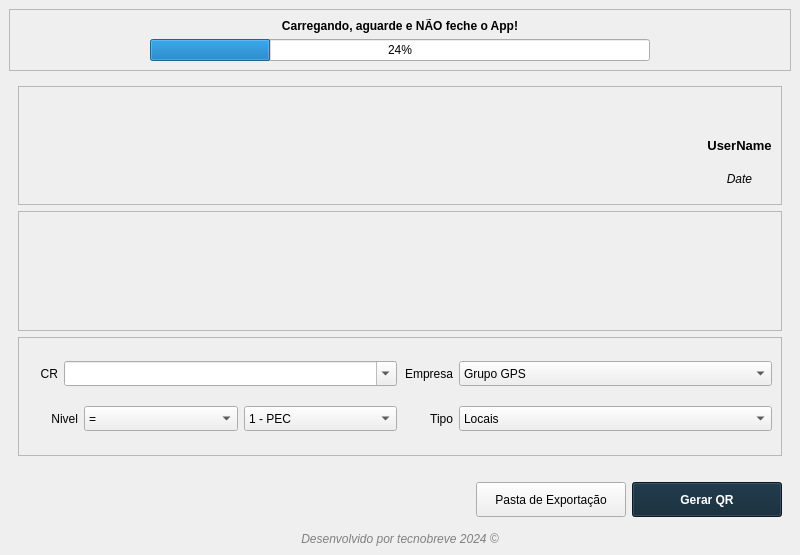
<?xml version="1.0" encoding="UTF-8"?>
<ui version="4.0">
 <class>MainWindow</class>
 <widget class="QMainWindow" name="MainWindow">
  <property name="geometry">
   <rect>
    <x>0</x>
    <y>0</y>
    <width>800</width>
    <height>555</height>
   </rect>
  </property>
  <property name="minimumSize">
   <size>
    <width>800</width>
    <height>555</height>
   </size>
  </property>
  <property name="maximumSize">
   <size>
    <width>800</width>
    <height>555</height>
   </size>
  </property>
  <property name="windowTitle">
   <string>Gerador QR</string>
  </property>
  <property name="windowIcon">
   <iconset>
    <normaloff>../img/Qr Code.png</normaloff>../img/Qr Code.png</iconset>
  </property>
  <widget class="QWidget" name="centralwidget">
   <layout class="QVBoxLayout" name="verticalLayout_2">
    <item>
     <widget class="QFrame" name="fmPg">
      <property name="frameShape">
       <enum>QFrame::StyledPanel</enum>
      </property>
      <property name="frameShadow">
       <enum>QFrame::Raised</enum>
      </property>
      <layout class="QVBoxLayout" name="verticalLayout_6">
       <item>
        <widget class="QLabel" name="label_9">
         <property name="font">
          <font>
           <weight>75</weight>
           <bold>true</bold>
          </font>
         </property>
         <property name="text">
          <string>Carregando, aguarde e NÃO feche o App!</string>
         </property>
         <property name="alignment">
          <set>Qt::AlignCenter</set>
         </property>
        </widget>
       </item>
       <item alignment="Qt::AlignHCenter">
        <widget class="QProgressBar" name="pg">
         <property name="minimumSize">
          <size>
           <width>500</width>
           <height>0</height>
          </size>
         </property>
         <property name="maximumSize">
          <size>
           <width>500</width>
           <height>16777215</height>
          </size>
         </property>
         <property name="value">
          <number>24</number>
         </property>
        </widget>
       </item>
      </layout>
     </widget>
    </item>
    <item>
     <widget class="QStackedWidget" name="pages">
      <property name="currentIndex">
       <number>1</number>
      </property>
      <widget class="QWidget" name="login">
       <layout class="QHBoxLayout" name="horizontalLayout_3">
        <item>
         <widget class="QFrame" name="frame_2">
          <property name="frameShape">
           <enum>QFrame::StyledPanel</enum>
          </property>
          <property name="frameShadow">
           <enum>QFrame::Raised</enum>
          </property>
          <layout class="QHBoxLayout" name="horizontalLayout_2">
           <item>
            <widget class="QPushButton" name="pushButton">
             <property name="focusPolicy">
              <enum>Qt::NoFocus</enum>
             </property>
             <property name="styleSheet">
              <string notr="true">border: none;
background: none;</string>
             </property>
             <property name="text">
              <string/>
             </property>
             <property name="icon">
              <iconset>
               <normaloff>../img/3d-casual-life-scanning-qr-code.png</normaloff>../img/3d-casual-life-scanning-qr-code.png</iconset>
             </property>
             <property name="iconSize">
              <size>
               <width>300</width>
               <height>300</height>
              </size>
             </property>
            </widget>
           </item>
          </layout>
         </widget>
        </item>
        <item>
         <widget class="QFrame" name="frame">
          <property name="maximumSize">
           <size>
            <width>370</width>
            <height>16777215</height>
           </size>
          </property>
          <property name="frameShape">
           <enum>QFrame::StyledPanel</enum>
          </property>
          <property name="frameShadow">
           <enum>QFrame::Raised</enum>
          </property>
          <layout class="QVBoxLayout" name="verticalLayout">
           <item>
            <spacer name="verticalSpacer">
             <property name="orientation">
              <enum>Qt::Vertical</enum>
             </property>
             <property name="sizeHint" stdset="0">
              <size>
               <width>20</width>
               <height>119</height>
              </size>
             </property>
            </spacer>
           </item>
           <item>
            <widget class="QLabel" name="label_3">
             <property name="text">
              <string>Server</string>
             </property>
            </widget>
           </item>
           <item>
            <widget class="QLineEdit" name="server">
             <property name="minimumSize">
              <size>
               <width>0</width>
               <height>30</height>
              </size>
             </property>
             <property name="maximumSize">
              <size>
               <width>16777215</width>
               <height>30</height>
              </size>
             </property>
             <property name="text">
              <string>10.56.6.56</string>
             </property>
            </widget>
           </item>
           <item>
            <widget class="QLabel" name="label">
             <property name="text">
              <string>Username</string>
             </property>
            </widget>
           </item>
           <item>
            <widget class="QLineEdit" name="user">
             <property name="minimumSize">
              <size>
               <width>0</width>
               <height>30</height>
              </size>
             </property>
             <property name="maximumSize">
              <size>
               <width>16777215</width>
               <height>30</height>
              </size>
             </property>
            </widget>
           </item>
           <item>
            <widget class="QLabel" name="label_2">
             <property name="text">
              <string>Password</string>
             </property>
            </widget>
           </item>
           <item>
            <widget class="QLineEdit" name="pwd">
             <property name="minimumSize">
              <size>
               <width>0</width>
               <height>30</height>
              </size>
             </property>
             <property name="maximumSize">
              <size>
               <width>16777215</width>
               <height>30</height>
              </size>
             </property>
             <property name="echoMode">
              <enum>QLineEdit::PasswordEchoOnEdit</enum>
             </property>
            </widget>
           </item>
           <item>
            <spacer name="verticalSpacer_3">
             <property name="orientation">
              <enum>Qt::Vertical</enum>
             </property>
             <property name="sizeType">
              <enum>QSizePolicy::Fixed</enum>
             </property>
             <property name="sizeHint" stdset="0">
              <size>
               <width>20</width>
               <height>20</height>
              </size>
             </property>
            </spacer>
           </item>
           <item>
            <widget class="QCheckBox" name="salvar">
             <property name="text">
              <string>Salvar Usuário</string>
             </property>
            </widget>
           </item>
           <item>
            <widget class="QPushButton" name="btnLogin">
             <property name="minimumSize">
              <size>
               <width>0</width>
               <height>30</height>
              </size>
             </property>
             <property name="maximumSize">
              <size>
               <width>16777215</width>
               <height>30</height>
              </size>
             </property>
             <property name="font">
              <font>
               <family>Malgun Gothic Semilight</family>
               <pointsize>10</pointsize>
               <weight>75</weight>
               <bold>true</bold>
              </font>
             </property>
             <property name="cursor">
              <cursorShape>PointingHandCursor</cursorShape>
             </property>
             <property name="text">
              <string>Logar</string>
             </property>
             <property name="shortcut">
              <string>Return</string>
             </property>
            </widget>
           </item>
           <item>
            <spacer name="verticalSpacer_2">
             <property name="orientation">
              <enum>Qt::Vertical</enum>
             </property>
             <property name="sizeHint" stdset="0">
              <size>
               <width>20</width>
               <height>118</height>
              </size>
             </property>
            </spacer>
           </item>
          </layout>
         </widget>
        </item>
       </layout>
      </widget>
      <widget class="QWidget" name="main">
       <layout class="QVBoxLayout" name="verticalLayout_3">
        <item>
         <widget class="QFrame" name="frame_4">
          <property name="minimumSize">
           <size>
            <width>0</width>
            <height>100</height>
           </size>
          </property>
          <property name="frameShape">
           <enum>QFrame::StyledPanel</enum>
          </property>
          <property name="frameShadow">
           <enum>QFrame::Raised</enum>
          </property>
          <layout class="QHBoxLayout" name="horizontalLayout_8">
           <item alignment="Qt::AlignTop">
            <widget class="QLabel" name="label_10">
             <property name="minimumSize">
              <size>
               <width>200</width>
               <height>50</height>
              </size>
             </property>
             <property name="maximumSize">
              <size>
               <width>0</width>
               <height>0</height>
              </size>
             </property>
             <property name="text">
              <string/>
             </property>
             <property name="pixmap">
              <pixmap>../../../../../Pictures/Grupo GPS/ggps_vista-removebg-preview.png</pixmap>
             </property>
             <property name="scaledContents">
              <bool>false</bool>
             </property>
            </widget>
           </item>
           <item>
            <spacer name="horizontalSpacer_2">
             <property name="orientation">
              <enum>Qt::Horizontal</enum>
             </property>
             <property name="sizeHint" stdset="0">
              <size>
               <width>463</width>
               <height>20</height>
              </size>
             </property>
            </spacer>
           </item>
           <item>
            <layout class="QVBoxLayout" name="verticalLayout_4">
             <property name="spacing">
              <number>0</number>
             </property>
             <item>
              <widget class="QLabel" name="label_8">
               <property name="text">
                <string/>
               </property>
               <property name="pixmap">
                <pixmap>../img/User.png</pixmap>
               </property>
               <property name="scaledContents">
                <bool>false</bool>
               </property>
               <property name="alignment">
                <set>Qt::AlignCenter</set>
               </property>
              </widget>
             </item>
             <item>
              <widget class="QLabel" name="username">
               <property name="font">
                <font>
                 <pointsize>10</pointsize>
                 <weight>75</weight>
                 <bold>true</bold>
                </font>
               </property>
               <property name="text">
                <string>UserName</string>
               </property>
               <property name="alignment">
                <set>Qt::AlignCenter</set>
               </property>
              </widget>
             </item>
             <item>
              <widget class="QLabel" name="dateuser">
               <property name="font">
                <font>
                 <italic>true</italic>
                </font>
               </property>
               <property name="text">
                <string>Date</string>
               </property>
               <property name="alignment">
                <set>Qt::AlignCenter</set>
               </property>
              </widget>
             </item>
            </layout>
           </item>
          </layout>
         </widget>
        </item>
        <item>
         <widget class="QFrame" name="frame_5">
          <property name="frameShape">
           <enum>QFrame::StyledPanel</enum>
          </property>
          <property name="frameShadow">
           <enum>QFrame::Raised</enum>
          </property>
          <layout class="QVBoxLayout" name="verticalLayout_5">
           <item>
            <widget class="QPushButton" name="qr">
             <property name="focusPolicy">
              <enum>Qt::NoFocus</enum>
             </property>
             <property name="contextMenuPolicy">
              <enum>Qt::NoContextMenu</enum>
             </property>
             <property name="styleSheet">
              <string notr="true">QPushButton{
	background: none;
	border: none;
}</string>
             </property>
             <property name="text">
              <string/>
             </property>
             <property name="icon">
              <iconset>
               <normaloff>../cores/modeloAzul.png</normaloff>../cores/modeloAzul.png</iconset>
             </property>
             <property name="iconSize">
              <size>
               <width>300</width>
               <height>300</height>
              </size>
             </property>
             <property name="flat">
              <bool>false</bool>
             </property>
            </widget>
           </item>
          </layout>
         </widget>
        </item>
        <item>
         <widget class="QFrame" name="frame_3">
          <property name="frameShape">
           <enum>QFrame::StyledPanel</enum>
          </property>
          <property name="frameShadow">
           <enum>QFrame::Raised</enum>
          </property>
          <layout class="QGridLayout" name="gridLayout">
           <item row="1" column="1">
            <layout class="QHBoxLayout" name="horizontalLayout_7">
             <item>
              <widget class="QLabel" name="label_7">
               <property name="maximumSize">
                <size>
                 <width>50</width>
                 <height>16777215</height>
                </size>
               </property>
               <property name="text">
                <string>Tipo</string>
               </property>
               <property name="alignment">
                <set>Qt::AlignRight|Qt::AlignTrailing|Qt::AlignVCenter</set>
               </property>
              </widget>
             </item>
             <item>
              <widget class="QComboBox" name="tipo">
               <property name="minimumSize">
                <size>
                 <width>0</width>
                 <height>25</height>
                </size>
               </property>
               <item>
                <property name="text">
                 <string>Locais</string>
                </property>
               </item>
               <item>
                <property name="text">
                 <string>Ativos</string>
                </property>
               </item>
               <item>
                <property name="text">
                 <string>Ambos</string>
                </property>
               </item>
              </widget>
             </item>
            </layout>
           </item>
           <item row="0" column="1">
            <layout class="QHBoxLayout" name="horizontalLayout_6">
             <item>
              <widget class="QLabel" name="label_6">
               <property name="maximumSize">
                <size>
                 <width>50</width>
                 <height>16777215</height>
                </size>
               </property>
               <property name="text">
                <string>Empresa</string>
               </property>
               <property name="alignment">
                <set>Qt::AlignRight|Qt::AlignTrailing|Qt::AlignVCenter</set>
               </property>
              </widget>
             </item>
             <item>
              <widget class="QComboBox" name="empresa">
               <property name="minimumSize">
                <size>
                 <width>0</width>
                 <height>25</height>
                </size>
               </property>
               <item>
                <property name="text">
                 <string>Grupo GPS</string>
                </property>
               </item>
               <item>
                <property name="text">
                 <string>Poliservice</string>
                </property>
               </item>
               <item>
                <property name="text">
                 <string>In Haus</string>
                </property>
               </item>
               <item>
                <property name="text">
                 <string>Topservice</string>
                </property>
               </item>
              </widget>
             </item>
            </layout>
           </item>
           <item row="0" column="0">
            <layout class="QHBoxLayout" name="horizontalLayout">
             <item>
              <widget class="QLabel" name="label_4">
               <property name="maximumSize">
                <size>
                 <width>30</width>
                 <height>16777215</height>
                </size>
               </property>
               <property name="text">
                <string>CR</string>
               </property>
               <property name="alignment">
                <set>Qt::AlignRight|Qt::AlignTrailing|Qt::AlignVCenter</set>
               </property>
              </widget>
             </item>
             <item>
              <widget class="QComboBox" name="cr">
               <property name="minimumSize">
                <size>
                 <width>0</width>
                 <height>25</height>
                </size>
               </property>
               <property name="editable">
                <bool>true</bool>
               </property>
              </widget>
             </item>
            </layout>
           </item>
           <item row="1" column="0">
            <layout class="QHBoxLayout" name="horizontalLayout_5">
             <item>
              <widget class="QLabel" name="label_5">
               <property name="maximumSize">
                <size>
                 <width>50</width>
                 <height>16777215</height>
                </size>
               </property>
               <property name="text">
                <string>Nivel</string>
               </property>
               <property name="alignment">
                <set>Qt::AlignRight|Qt::AlignTrailing|Qt::AlignVCenter</set>
               </property>
              </widget>
             </item>
             <item>
              <widget class="QComboBox" name="op_nivel">
               <property name="minimumSize">
                <size>
                 <width>0</width>
                 <height>25</height>
                </size>
               </property>
               <item>
                <property name="text">
                 <string>=</string>
                </property>
               </item>
               <item>
                <property name="text">
                 <string>&lt;&gt;</string>
                </property>
               </item>
               <item>
                <property name="text">
                 <string>&gt;=</string>
                </property>
               </item>
               <item>
                <property name="text">
                 <string>&lt;=</string>
                </property>
               </item>
              </widget>
             </item>
             <item>
              <widget class="QComboBox" name="nivel">
               <property name="minimumSize">
                <size>
                 <width>0</width>
                 <height>25</height>
                </size>
               </property>
               <item>
                <property name="text">
                 <string>1 - PEC</string>
                </property>
               </item>
               <item>
                <property name="text">
                 <string>2 - Grupo de Cliente</string>
                </property>
               </item>
               <item>
                <property name="text">
                 <string>3 - CR</string>
                </property>
               </item>
               <item>
                <property name="text">
                 <string>4</string>
                </property>
               </item>
               <item>
                <property name="text">
                 <string>5</string>
                </property>
               </item>
               <item>
                <property name="text">
                 <string>6</string>
                </property>
               </item>
               <item>
                <property name="text">
                 <string>7</string>
                </property>
               </item>
               <item>
                <property name="text">
                 <string>8</string>
                </property>
               </item>
               <item>
                <property name="text">
                 <string>9</string>
                </property>
               </item>
               <item>
                <property name="text">
                 <string>10</string>
                </property>
               </item>
              </widget>
             </item>
            </layout>
           </item>
          </layout>
         </widget>
        </item>
        <item>
         <spacer name="horizontalSpacer_3">
          <property name="orientation">
           <enum>Qt::Vertical</enum>
          </property>
          <property name="sizeType">
           <enum>QSizePolicy::Fixed</enum>
          </property>
          <property name="sizeHint" stdset="0">
           <size>
            <width>20</width>
            <height>20</height>
           </size>
          </property>
         </spacer>
        </item>
        <item>
         <layout class="QHBoxLayout" name="horizontalLayout_4">
          <item>
           <spacer name="horizontalSpacer">
            <property name="orientation">
             <enum>Qt::Horizontal</enum>
            </property>
            <property name="sizeHint" stdset="0">
             <size>
              <width>40</width>
              <height>20</height>
             </size>
            </property>
           </spacer>
          </item>
          <item>
           <widget class="QPushButton" name="btnPasta">
            <property name="minimumSize">
             <size>
              <width>150</width>
              <height>35</height>
             </size>
            </property>
            <property name="maximumSize">
             <size>
              <width>16777215</width>
              <height>35</height>
             </size>
            </property>
            <property name="cursor">
             <cursorShape>PointingHandCursor</cursorShape>
            </property>
            <property name="text">
             <string>Pasta de Exportação</string>
            </property>
            <property name="icon">
             <iconset>
              <normaloff>../img/Folder.png</normaloff>../img/Folder.png</iconset>
            </property>
           </widget>
          </item>
          <item>
           <widget class="QPushButton" name="btnGerar">
            <property name="minimumSize">
             <size>
              <width>150</width>
              <height>35</height>
             </size>
            </property>
            <property name="maximumSize">
             <size>
              <width>16777215</width>
              <height>35</height>
             </size>
            </property>
            <property name="font">
             <font>
              <weight>75</weight>
              <bold>true</bold>
             </font>
            </property>
            <property name="cursor">
             <cursorShape>PointingHandCursor</cursorShape>
            </property>
            <property name="styleSheet">
             <string notr="true">QPushButton{
background: #0D2535;
color: #fff;
}
QPushButton:hover{
background: none;
}</string>
            </property>
            <property name="text">
             <string>Gerar QR</string>
            </property>
            <property name="icon">
             <iconset>
              <normaloff>../img/Qr Code2.png</normaloff>../img/Qr Code2.png</iconset>
            </property>
            <property name="shortcut">
             <string>Return</string>
            </property>
           </widget>
          </item>
         </layout>
        </item>
       </layout>
      </widget>
     </widget>
    </item>
    <item>
     <widget class="QLabel" name="dateuser_2">
      <property name="font">
       <font>
        <italic>true</italic>
       </font>
      </property>
      <property name="styleSheet">
       <string notr="true">color: gray</string>
      </property>
      <property name="text">
       <string>Desenvolvido por tecnobreve 2024 ©</string>
      </property>
      <property name="alignment">
       <set>Qt::AlignCenter</set>
      </property>
     </widget>
    </item>
   </layout>
  </widget>
 </widget>
 <resources/>
 <connections/>
</ui>
